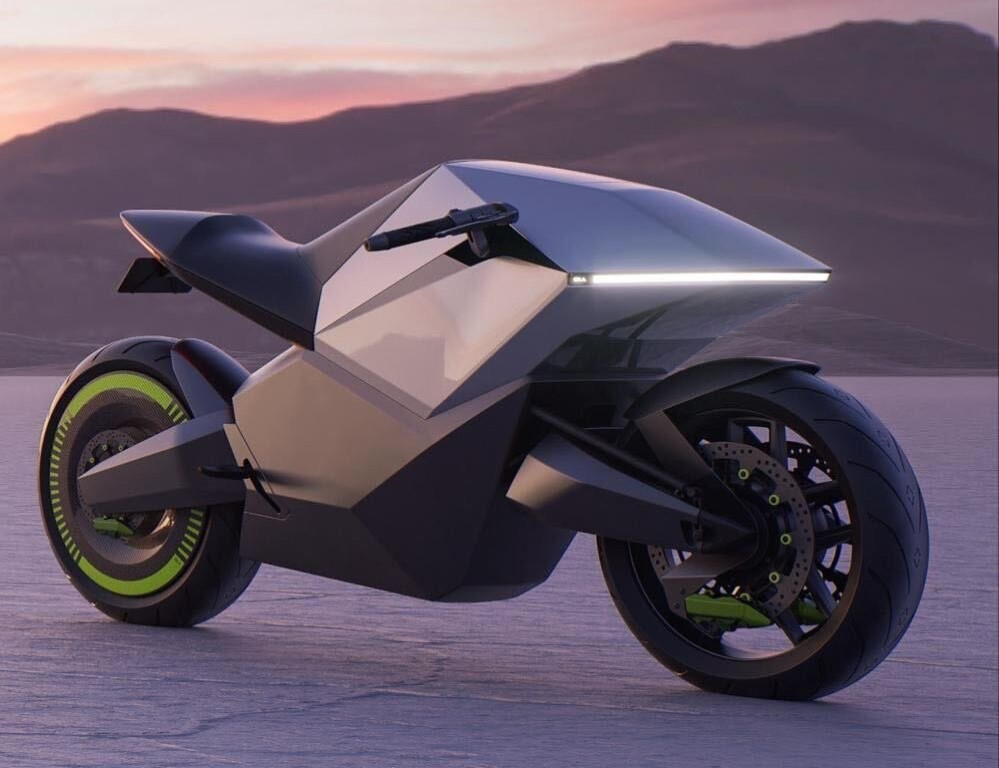
#> input picture Imagenes/moto.jpg, 999 x 768 px, found by its file name
$ python Programa12.py
#> lines starting #> are read from the running program, lines starting #| are printed output that depends on the picture
import cv2
import numpy as np

img = cv2.imread('C:/Users/Aldo Pizarro/Desktop/Idat_Clases/CicloV/ProcesamientoImg/moto.jpg')
#> img is the input picture: shape (768, 999, 3); mean B, G, R 101.7, 86.3, 99.6
rows,cols = img.shape[:2]
#> rows = 768; cols = 999
M = np.float32([[1,0,100],[0,1,50]]) #Matriz de translacion
res = cv2.warpAffine(img,M,(cols,rows))
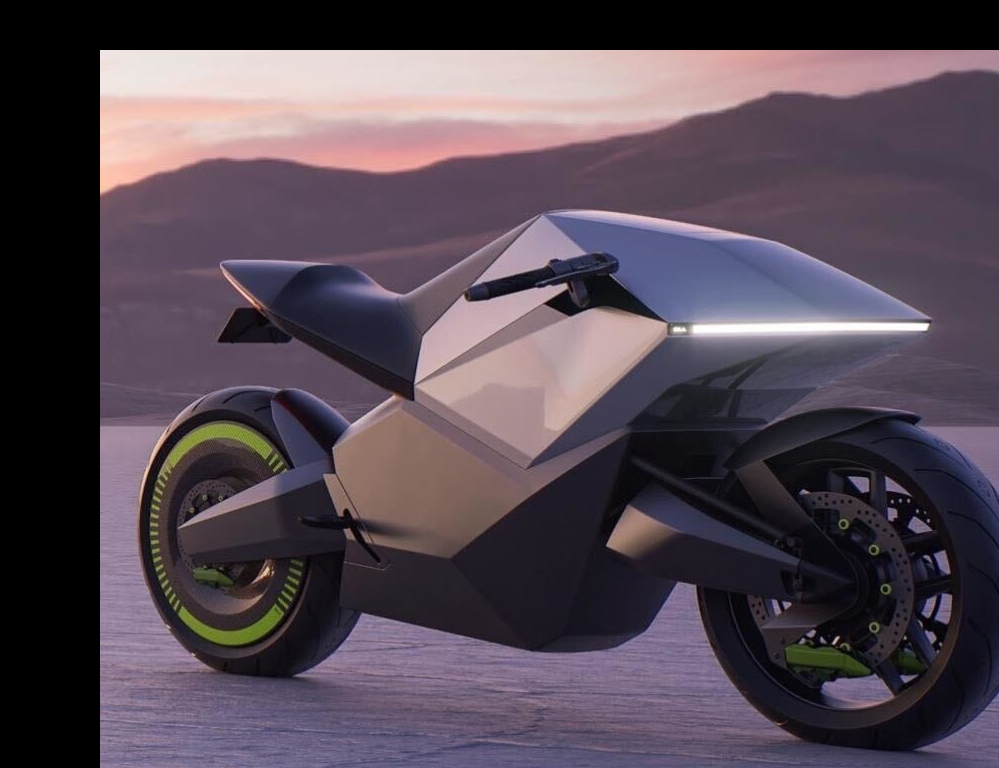
#> res: shape (768, 999, 3); mean B, G, R 83.3, 72.5, 84.2

cv2.imshow('1',img)
cv2.imshow('2',res)

cv2.waitKey()

$ run again, with Imagenes/fruta.jpg copied over Imagenes/moto.jpg
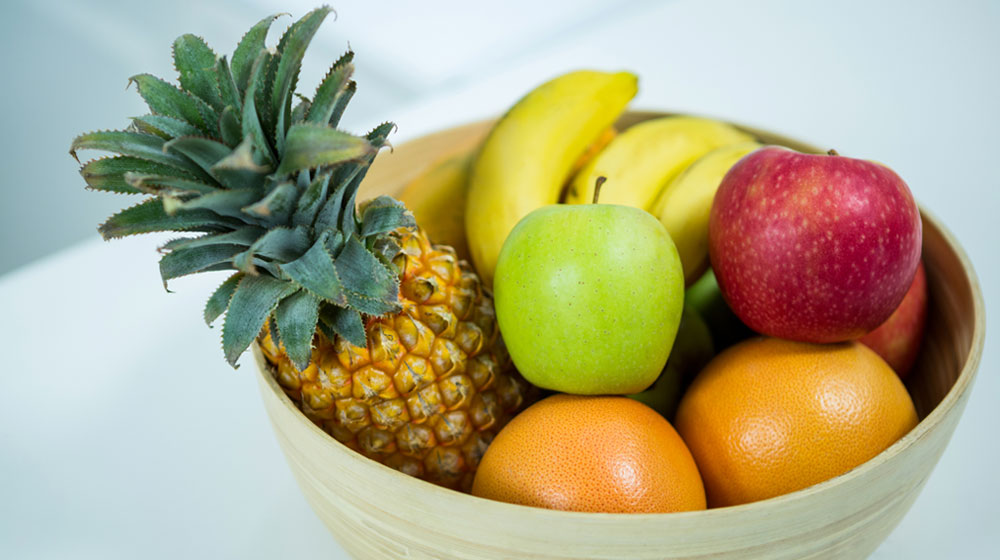
#> input picture Imagenes/fruta.jpg, 1000 x 560 px, found by its file name
#> img is the input picture: shape (560, 1000, 3); mean B, G, R 133.3, 168.5, 174
#> `res = cv2.warpAffine(img,M,(cols,rows))`:
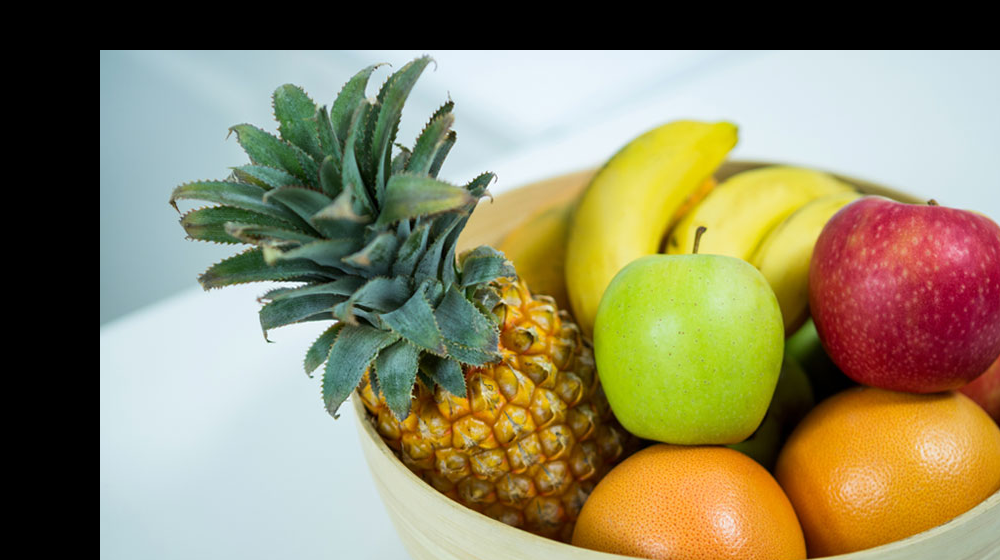
#> res: shape (560, 1000, 3); mean B, G, R 101.3, 134.7, 141.3
